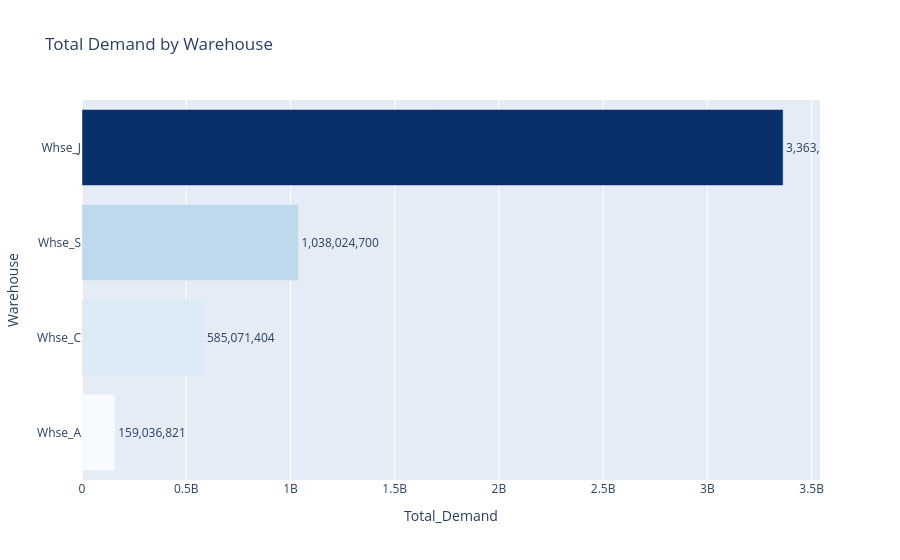

Write notebook code for a chart like this one.
### Markdown cell above
## 2. Demand by Warehouse – Interactive Bar

### Code cell
by_wh = df.groupby('Warehouse')['Order_Demand'].sum().reset_index()
by_wh.columns = ['Warehouse','Total_Demand']

fig = px.bar(by_wh.sort_values('Total_Demand', ascending=True),
             x='Total_Demand', y='Warehouse',
             orientation='h',
             title='Total Demand by Warehouse',
             color='Total_Demand',
             color_continuous_scale='Blues',
             text='Total_Demand')
fig.update_traces(texttemplate='%{text:,.0f}', textposition='outside')
fig.update_layout(coloraxis_showscale=False, showlegend=False)
fig.show()

### Figure 1 — Plotly figure (JSON) as saved in the notebook; plotly's stock layout.template omitted (floating-point values rounded to 4 significant figures)
{"data": [{"hovertemplate": "Total_Demand=%{marker.color}<br>Warehouse=%{y}<extra></extra>", "legendgroup": "", "marker": {"color": [159036821, 585071404, 1038024700, 3363200396], "coloraxis": "coloraxis", "pattern": {"shape": ""}}, "name": "", "orientation": "h", "showlegend": false, "text": [159000000.0, 585100000.0, 1038000000.0, 3363000000.0], "textposition": "outside", "texttemplate": "%{text:,.0f}", "type": "bar", "x": [159036821, 585071404, 1038024700, 3363200396], "xaxis": "x", "y": ["Whse_A", "Whse_C", "Whse_S", "Whse_J"], "yaxis": "y"}], "layout": {"barmode": "relative", "coloraxis": {"colorbar": {"title": {"text": "Total_Demand"}}, "colorscale": [[0, "rgb(247,251,255)"], [0.125, "rgb(222,235,247)"], [0.25, "rgb(198,219,239)"], [0.375, "rgb(158,202,225)"], [0.5, "rgb(107,174,214)"], [0.625, "rgb(66,146,198)"], [0.75, "rgb(33,113,181)"], [0.875, "rgb(8,81,156)"], [1, "rgb(8,48,107)"]], "showscale": false}, "legend": {"tracegroupgap": 0}, "showlegend": false, "title": {"text": "Total Demand by Warehouse"}, "xaxis": {"anchor": "y", "domain": [0, 1], "title": {"text": "Total_Demand"}}, "yaxis": {"anchor": "x", "domain": [0, 1], "title": {"text": "Warehouse"}}}}
